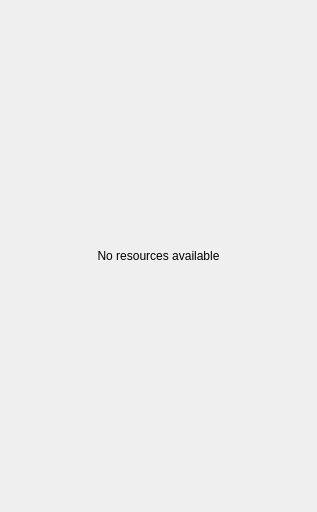
<?xml version="1.0" encoding="UTF-8"?>
<ui version="4.0">
 <class>ResourceLibrary</class>
 <widget class="QDockWidget" name="ResourceLibrary">
  <property name="geometry">
   <rect>
    <x>0</x>
    <y>0</y>
    <width>317</width>
    <height>512</height>
   </rect>
  </property>
  <property name="contextMenuPolicy">
   <enum>Qt::DefaultContextMenu</enum>
  </property>
  <property name="acceptDrops">
   <bool>true</bool>
  </property>
  <property name="features">
   <set>QDockWidget::AllDockWidgetFeatures</set>
  </property>
  <property name="allowedAreas">
   <set>Qt::AllDockWidgetAreas</set>
  </property>
  <property name="windowTitle">
   <string>Resource Library</string>
  </property>
  <widget class="QWidget" name="dockWidgetContents">
   <property name="minimumSize">
    <size>
     <width>100</width>
     <height>100</height>
    </size>
   </property>
   <layout class="QVBoxLayout" name="verticalLayout">
    <item>
     <widget class="QStackedWidget" name="stackedWidget">
      <property name="sizePolicy">
       <sizepolicy hsizetype="Expanding" vsizetype="Expanding">
        <horstretch>0</horstretch>
        <verstretch>0</verstretch>
       </sizepolicy>
      </property>
      <property name="contextMenuPolicy">
       <enum>Qt::CustomContextMenu</enum>
      </property>
      <property name="currentIndex">
       <number>0</number>
      </property>
      <widget class="QLabel" name="info">
       <property name="sizePolicy">
        <sizepolicy hsizetype="Expanding" vsizetype="Expanding">
         <horstretch>0</horstretch>
         <verstretch>0</verstretch>
        </sizepolicy>
       </property>
       <property name="autoFillBackground">
        <bool>false</bool>
       </property>
       <property name="frameShape">
        <enum>QFrame::NoFrame</enum>
       </property>
       <property name="text">
        <string>No resources available</string>
       </property>
       <property name="alignment">
        <set>Qt::AlignCenter</set>
       </property>
       <property name="wordWrap">
        <bool>true</bool>
       </property>
      </widget>
      <widget class="QWidget" name="empty">
       <layout class="QVBoxLayout" name="verticalLayout_2">
        <item>
         <widget class="QLabel" name="label">
          <property name="sizePolicy">
           <sizepolicy hsizetype="MinimumExpanding" vsizetype="MinimumExpanding">
            <horstretch>0</horstretch>
            <verstretch>0</verstretch>
           </sizepolicy>
          </property>
          <property name="text">
           <string>Add resources here</string>
          </property>
          <property name="alignment">
           <set>Qt::AlignCenter</set>
          </property>
         </widget>
        </item>
       </layout>
      </widget>
      <widget class="QTreeView" name="view">
       <property name="selectionMode">
        <enum>QAbstractItemView::ExtendedSelection</enum>
       </property>
       <property name="indentation">
        <number>20</number>
       </property>
       <property name="allColumnsShowFocus">
        <bool>true</bool>
       </property>
       <attribute name="headerVisible">
        <bool>false</bool>
       </attribute>
      </widget>
     </widget>
    </item>
   </layout>
  </widget>
 </widget>
 <resources/>
 <connections/>
</ui>
